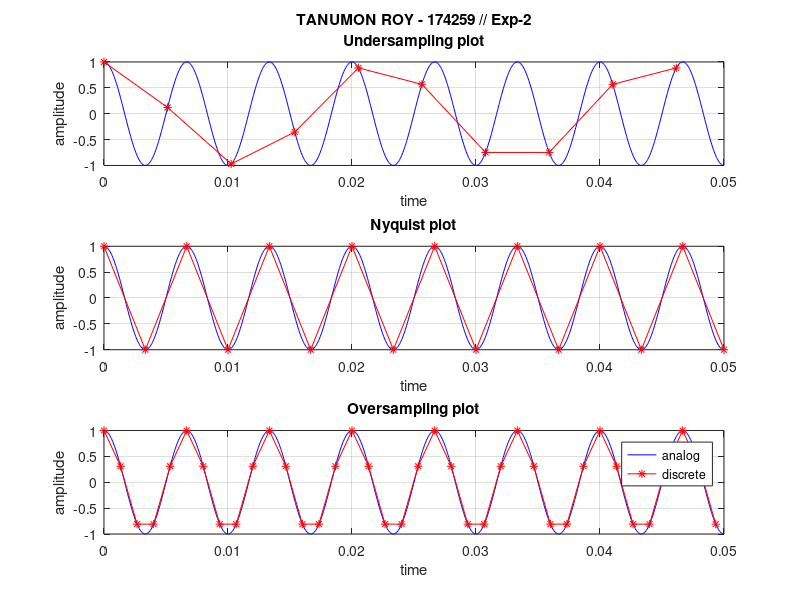

This figure's MATLAB source:
% Author => TANUMON ROY/174259

clc;
clear all;
close all;

% EXP-2: SAMPLING THEOREM

tfinal=0.05;
t=0:0.00005:tfinal;
fd=150;

%define analog signal for comparison
xt=cos(2*pi*fd*t);

%condition for undersampling
fs1=1.3*fd;
n1=0:1/fs1:tfinal;
xn=cos(2*pi*n1*fd);
subplot(3,1,1);
plot(t,xt,'b',n1,xn,'r*-');
title({'TANUMON ROY - 174259 // Exp-2', 'Undersampling plot'});
xlabel('time');
ylabel('amplitude');
grid on;

%condition for Nyquist plot
fs2=2*fd;
n2=0:1/fs2:tfinal;
xn=cos(2*pi*fd*n2);
subplot(3,1,2);
plot(t,xt,'b',n2,xn,'r*-');
title('Nyquist plot');
xlabel('time');
ylabel('amplitude');
grid on;

%condition for oversampling
fs3=5*fd;
n3=0:1/fs3:tfinal;
xn=cos(2*pi*fd*n3);
subplot(3,1,3);
plot(t,xt,'b',n3,xn,'r*-');
title('Oversampling plot');
xlabel('time');
ylabel('amplitude');
legend('analog','discrete');
grid on;

print('plot-exp2.png')